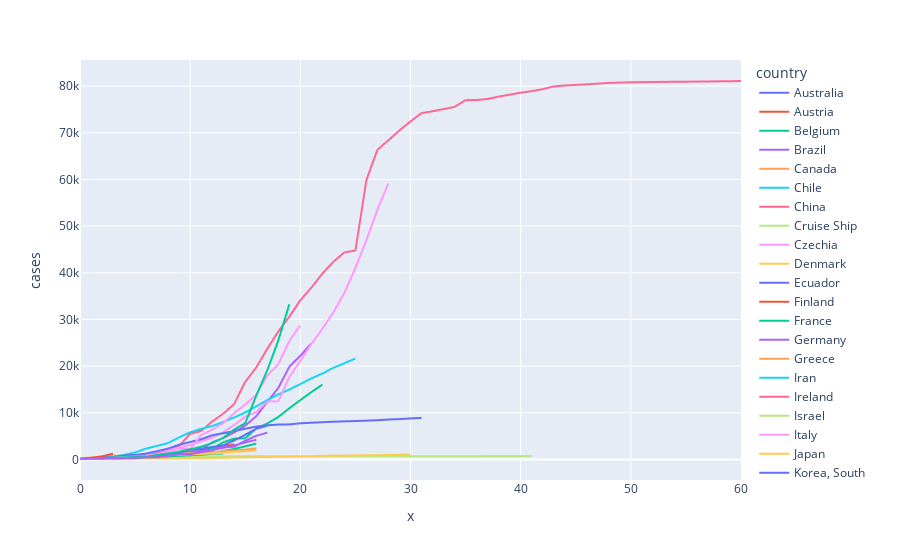

Source (notebook cell):
### Code cell
fig = px.line(dfmelt, x=dfmelt.index, y="cases", color='country')#,log_y=True)
fig.show()
fig.write_html("infections_aligned.html")

### Figure 1 — Plotly figure (JSON) as saved in the notebook; plotly's stock layout.template omitted (floating-point values rounded to 4 significant figures)
{"data": [{"hoverlabel": {"namelength": 0}, "hovertemplate": "country=Australia<br>x=%{x}<br>cases=%{y}", "legendgroup": "Australia", "line": {"color": "#636efa", "dash": "solid"}, "mode": "lines", "name": "Australia", "showlegend": true, "type": "scattergl", "x": [0, 1, 2, 3, 4, 5, 6, 7, 8, 9, 10, 11, 12, 13, 14, 15, 16, 17, 18, 19, 20, 21, 22, 23, 24, 25, 26, 27, 28, 29, 30, 31, 32, 33, 34, 35, 36, 37, 38, 39, 40, 41, 42, 43, 44, 45, 46, 47, 48, 49, 50, 51, 52, 53, 54, 55, 56, 57, 58, 59, 60], "xaxis": "x", "y": [107, 128, 128, 200, 250, 297, 377, 452, 568, 681, 791, 1071, 1314, null, null, null, null, null, null, null, null, null, null, null, null, null, null, null, null, null, null, null, null, null, null, null, null, null, null, null, null, null, null, null, null, null, null, null, null, null, null, null, null, null, null, null, null, null, null, null, null], "yaxis": "y"}, {"hoverlabel": {"namelength": 0}, "hovertemplate": "country=Austria<br>x=%{x}<br>cases=%{y}", "legendgroup": "Austria", "line": {"color": "#EF553B", "dash": "solid"}, "mode": "lines", "name": "Austria", "showlegend": true, "type": "scattergl", "x": [0, 1, 2, 3, 4, 5, 6, 7, 8, 9, 10, 11, 12, 13, 14, 15, 16, 17, 18, 19, 20, 21, 22, 23, 24, 25, 26, 27, 28, 29, 30, 31, 32, 33, 34, 35, 36, 37, 38, 39, 40, 41, 42, 43, 44, 45, 46, 47, 48, 49, 50, 51, 52, 53, 54, 55, 56, 57, 58, 59, 60], "xaxis": "x", "y": [104, 131, 182, 246, 302, 504, 655, 860, 1018, 1332, 1646, 2013, 2388, 2814, 3244, null, null, null, null, null, null, null, null, null, null, null, null, null, null, null, null, null, null, null, null, null, null, null, null, null, null, null, null, null, null, null, null, null, null, null, null, null, null, null, null, null, null, null, null, null, null], "yaxis": "y"}, {"hoverlabel": {"namelength": 0}, "hovertemplate": "country=Belgium<br>x=%{x}<br>cases=%{y}", "legendgroup": "Belgium", "line": {"color": "#00cc96", "dash": "solid"}, "mode": "lines", "name": "Belgium", "showlegend": true, "type": "scattergl", "x": [0, 1, 2, 3, 4, 5, 6, 7, 8, 9, 10, 11, 12, 13, 14, 15, 16, 17, 18, 19, 20, 21, 22, 23, 24, 25, 26, 27, 28, 29, 30, 31, 32, 33, 34, 35, 36, 37, 38, 39, 40, 41, 42, 43, 44, 45, 46, 47, 48, 49, 50, 51, 52, 53, 54, 55, 56, 57, 58, 59, 60], "xaxis": "x", "y": [109, 169, 200, 239, 267, 314, 314, 559, 689, 886, 1058, 1243, 1486, 1795, 2257, 2815, 3401, null, null, null, null, null, null, null, null, null, null, null, null, null, null, null, null, null, null, null, null, null, null, null, null, null, null, null, null, null, null, null, null, null, null, null, null, null, null, null, null, null, null, null, null], "yaxis": "y"}, {"hoverlabel": {"namelength": 0}, "hovertemplate": "country=Brazil<br>x=%{x}<br>cases=%{y}", "legendgroup": "Brazil", "line": {"color": "#ab63fa", "dash": "solid"}, "mode": "lines", "name": "Brazil", "showlegend": true, "type": "scattergl", "x": [0, 1, 2, 3, 4, 5, 6, 7, 8, 9, 10, 11, 12, 13, 14, 15, 16, 17, 18, 19, 20, 21, 22, 23, 24, 25, 26, 27, 28, 29, 30, 31, 32, 33, 34, 35, 36, 37, 38, 39, 40, 41, 42, 43, 44, 45, 46, 47, 48, 49, 50, 51, 52, 53, 54, 55, 56, 57, 58, 59, 60], "xaxis": "x", "y": [151, 151, 162, 200, 321, 372, 621, 793, 1021, 1593, null, null, null, null, null, null, null, null, null, null, null, null, null, null, null, null, null, null, null, null, null, null, null, null, null, null, null, null, null, null, null, null, null, null, null, null, null, null, null, null, null, null, null, null, null, null, null, null, null, null, null], "yaxis": "y"}, {"hoverlabel": {"namelength": 0}, "hovertemplate": "country=Canada<br>x=%{x}<br>cases=%{y}", "legendgroup": "Canada", "line": {"color": "#FFA15A", "dash": "solid"}, "mode": "lines", "name": "Canada", "showlegend": true, "type": "scattergl", "x": [0, 1, 2, 3, 4, 5, 6, 7, 8, 9, 10, 11, 12, 13, 14, 15, 16, 17, 18, 19, 20, 21, 22, 23, 24, 25, 26, 27, 28, 29, 30, 31, 32, 33, 34, 35, 36, 37, 38, 39, 40, 41, 42, 43, 44, 45, 46, 47, 48, 49, 50, 51, 52, 53, 54, 55, 56, 57, 58, 59, 60], "xaxis": "x", "y": [108, 117, 193, 198, 252, 415, 478, 657, 800, 943, 1278, 1465, null, null, null, null, null, null, null, null, null, null, null, null, null, null, null, null, null, null, null, null, null, null, null, null, null, null, null, null, null, null, null, null, null, null, null, null, null, null, null, null, null, null, null, null, null, null, null, null, null], "yaxis": "y"}, {"hoverlabel": {"namelength": 0}, "hovertemplate": "country=Chile<br>x=%{x}<br>cases=%{y}", "legendgroup": "Chile", "line": {"color": "#19d3f3", "dash": "solid"}, "mode": "lines", "name": "Chile", "showlegend": true, "type": "scattergl", "x": [0, 1, 2, 3, 4, 5, 6, 7, 8, 9, 10, 11, 12, 13, 14, 15, 16, 17, 18, 19, 20, 21, 22, 23, 24, 25, 26, 27, 28, 29, 30, 31, 32, 33, 34, 35, 36, 37, 38, 39, 40, 41, 42, 43, 44, 45, 46, 47, 48, 49, 50, 51, 52, 53, 54, 55, 56, 57, 58, 59, 60], "xaxis": "x", "y": [155, 201, 238, 238, 434, 537, 632, null, null, null, null, null, null, null, null, null, null, null, null, null, null, null, null, null, null, null, null, null, null, null, null, null, null, null, null, null, null, null, null, null, null, null, null, null, null, null, null, null, null, null, null, null, null, null, null, null, null, null, null, null, null], "yaxis": "y"}, {"hoverlabel": {"namelength": 0}, "hovertemplate": "country=China<br>x=%{x}<br>cases=%{y}", "legendgroup": "China", "line": {"color": "#FF6692", "dash": "solid"}, "mode": "lines", "name": "China", "showlegend": true, "type": "scattergl", "x": [0, 1, 2, 3, 4, 5, 6, 7, 8, 9, 10, 11, 12, 13, 14, 15, 16, 17, 18, 19, 20, 21, 22, 23, 24, 25, 26, 27, 28, 29, 30, 31, 32, 33, 34, 35, 36, 37, 38, 39, 40, 41, 42, 43, 44, 45, 46, 47, 48, 49, 50, 51, 52, 53, 54, 55, 56, 57, 58, 59, 60], "xaxis": "x", "y": [null, null, null, null, 548, 643, 920, 1406, 2075, 2877, 5509, 6087, 8141, 9802, 11891, 16630, 19716, 23707, 27440, 30587, 34110, 36814, 39829, 42354, 44386, 44759, 59895, 66358, 68413, 70513, 72434, 74211, 74619, 75077, 75550, 77001, 77022, 77241, 77754, 78166, 78600, 78928, 79356, 79932, 80136, 80261, 80386, 80537, 80690, 80770, 80823, 80860, 80887, 80921, 80932, 80945, 80977, 81003, 81033, 81058, 81102], "yaxis": "y"}, {"hoverlabel": {"namelength": 0}, "hovertemplate": "country=Cruise Ship<br>x=%{x}<br>cases=%{y}", "legendgroup": "Cruise Ship", "line": {"color": "#B6E880", "dash": "solid"}, "mode": "lines", "name": "Cruise Ship", "showlegend": true, "type": "scattergl", "x": [0, 1, 2, 3, 4, 5, 6, 7, 8, 9, 10, 11, 12, 13, 14, 15, 16, 17, 18, 19, 20, 21, 22, 23, 24, 25, 26, 27, 28, 29, 30, 31, 32, 33, 34, 35, 36, 37, 38, 39, 40, 41, 42, 43, 44, 45, 46, 47, 48, 49, 50, 51, 52, 53, 54, 55, 56, 57, 58, 59, 60], "xaxis": "x", "y": [135, 135, 175, 175, 218, 285, 355, 454, 542, 621, 634, 634, 634, 691, 691, 691, 705, 705, 705, 705, 705, 705, 706, 706, 706, 696, 696, 696, 696, 696, 696, 696, 696, 696, 696, 696, 696, 712, 712, 712, 712, 712, null, null, null, null, null, null, null, null, null, null, null, null, null, null, null, null, null, null, null], "yaxis": "y"}, {"hoverlabel": {"namelength": 0}, "hovertemplate": "country=Czechia<br>x=%{x}<br>cases=%{y}", "legendgroup": "Czechia", "line": {"color": "#FF97FF", "dash": "solid"}, "mode": "lines", "name": "Czechia", "showlegend": true, "type": "scattergl", "x": [0, 1, 2, 3, 4, 5, 6, 7, 8, 9, 10, 11, 12, 13, 14, 15, 16, 17, 18, 19, 20, 21, 22, 23, 24, 25, 26, 27, 28, 29, 30, 31, 32, 33, 34, 35, 36, 37, 38, 39, 40, 41, 42, 43, 44, 45, 46, 47, 48, 49, 50, 51, 52, 53, 54, 55, 56, 57, 58, 59, 60], "xaxis": "x", "y": [141, 189, 253, 298, 396, 464, 694, 833, 995, 1120, null, null, null, null, null, null, null, null, null, null, null, null, null, null, null, null, null, null, null, null, null, null, null, null, null, null, null, null, null, null, null, null, null, null, null, null, null, null, null, null, null, null, null, null, null, null, null, null, null, null, null], "yaxis": "y"}, {"hoverlabel": {"namelength": 0}, "hovertemplate": "country=Denmark<br>x=%{x}<br>cases=%{y}", "legendgroup": "Denmark", "line": {"color": "#FECB52", "dash": "solid"}, "mode": "lines", "name": "Denmark", "showlegend": true, "type": "scattergl", "x": [0, 1, 2, 3, 4, 5, 6, 7, 8, 9, 10, 11, 12, 13, 14, 15, 16, 17, 18, 19, 20, 21, 22, 23, 24, 25, 26, 27, 28, 29, 30, 31, 32, 33, 34, 35, 36, 37, 38, 39, 40, 41, 42, 43, 44, 45, 46, 47, 48, 49, 50, 51, 52, 53, 54, 55, 56, 57, 58, 59, 60], "xaxis": "x", "y": [264, 444, 617, 804, 836, 875, 933, 1025, 1116, 1225, 1337, 1420, 1514, null, null, null, null, null, null, null, null, null, null, null, null, null, null, null, null, null, null, null, null, null, null, null, null, null, null, null, null, null, null, null, null, null, null, null, null, null, null, null, null, null, null, null, null, null, null, null, null], "yaxis": "y"}, {"hoverlabel": {"namelength": 0}, "hovertemplate": "country=Ecuador<br>x=%{x}<br>cases=%{y}", "legendgroup": "Ecuador", "line": {"color": "#636efa", "dash": "solid"}, "mode": "lines", "name": "Ecuador", "showlegend": true, "type": "scattergl", "x": [0, 1, 2, 3, 4, 5, 6, 7, 8, 9, 10, 11, 12, 13, 14, 15, 16, 17, 18, 19, 20, 21, 22, 23, 24, 25, 26, 27, 28, 29, 30, 31, 32, 33, 34, 35, 36, 37, 38, 39, 40, 41, 42, 43, 44, 45, 46, 47, 48, 49, 50, 51, 52, 53, 54, 55, 56, 57, 58, 59, 60], "xaxis": "x", "y": [111, 199, 367, 506, 789, null, null, null, null, null, null, null, null, null, null, null, null, null, null, null, null, null, null, null, null, null, null, null, null, null, null, null, null, null, null, null, null, null, null, null, null, null, null, null, null, null, null, null, null, null, null, null, null, null, null, null, null, null, null, null, null], "yaxis": "y"}, {"hoverlabel": {"namelength": 0}, "hovertemplate": "country=Finland<br>x=%{x}<br>cases=%{y}", "legendgroup": "Finland", "line": {"color": "#EF553B", "dash": "solid"}, "mode": "lines", "name": "Finland", "showlegend": true, "type": "scattergl", "x": [0, 1, 2, 3, 4, 5, 6, 7, 8, 9, 10, 11, 12, 13, 14, 15, 16, 17, 18, 19, 20, 21, 22, 23, 24, 25, 26, 27, 28, 29, 30, 31, 32, 33, 34, 35, 36, 37, 38, 39, 40, 41, 42, 43, 44, 45, 46, 47, 48, 49, 50, 51, 52, 53, 54, 55, 56, 57, 58, 59, 60], "xaxis": "x", "y": [155, 225, 244, 277, 321, 336, 400, 450, 523, 626, null, null, null, null, null, null, null, null, null, null, null, null, null, null, null, null, null, null, null, null, null, null, null, null, null, null, null, null, null, null, null, null, null, null, null, null, null, null, null, null, null, null, null, null, null, null, null, null, null, null, null], "yaxis": "y"}, {"hoverlabel": {"namelength": 0}, "hovertemplate": "country=France<br>x=%{x}<br>cases=%{y}", "legendgroup": "France", "line": {"color": "#00cc96", "dash": "solid"}, "mode": "lines", "name": "France", "showlegend": true, "type": "scattergl", "x": [0, 1, 2, 3, 4, 5, 6, 7, 8, 9, 10, 11, 12, 13, 14, 15, 16, 17, 18, 19, 20, 21, 22, 23, 24, 25, 26, 27, 28, 29, 30, 31, 32, 33, 34, 35, 36, 37, 38, 39, 40, 41, 42, 43, 44, 45, 46, 47, 48, 49, 50, 51, 52, 53, 54, 55, 56, 57, 58, 59, 60], "xaxis": "x", "y": [100, 130, 191, 204, 288, 380, 656, 957, 1134, 1217, 1792, 2290, 2290, 3678, 4487, 4523, 6668, 7699, 9105, 10947, 12726, 14431, 16044, null, null, null, null, null, null, null, null, null, null, null, null, null, null, null, null, null, null, null, null, null, null, null, null, null, null, null, null, null, null, null, null, null, null, null, null, null, null], "yaxis": "y"}, {"hoverlabel": {"namelength": 0}, "hovertemplate": "country=Germany<br>x=%{x}<br>cases=%{y}", "legendgroup": "Germany", "line": {"color": "#ab63fa", "dash": "solid"}, "mode": "lines", "name": "Germany", "showlegend": true, "type": "scattergl", "x": [0, 1, 2, 3, 4, 5, 6, 7, 8, 9, 10, 11, 12, 13, 14, 15, 16, 17, 18, 19, 20, 21, 22, 23, 24, 25, 26, 27, 28, 29, 30, 31, 32, 33, 34, 35, 36, 37, 38, 39, 40, 41, 42, 43, 44, 45, 46, 47, 48, 49, 50, 51, 52, 53, 54, 55, 56, 57, 58, 59, 60], "xaxis": "x", "y": [130, 159, 196, 262, 482, 670, 799, 1040, 1176, 1457, 1908, 2078, 3675, 4585, 5795, 7272, 9257, 12327, 15320, 19848, 22213, 24873, null, null, null, null, null, null, null, null, null, null, null, null, null, null, null, null, null, null, null, null, null, null, null, null, null, null, null, null, null, null, null, null, null, null, null, null, null, null, null], "yaxis": "y"}, {"hoverlabel": {"namelength": 0}, "hovertemplate": "country=Greece<br>x=%{x}<br>cases=%{y}", "legendgroup": "Greece", "line": {"color": "#FFA15A", "dash": "solid"}, "mode": "lines", "name": "Greece", "showlegend": true, "type": "scattergl", "x": [0, 1, 2, 3, 4, 5, 6, 7, 8, 9, 10, 11, 12, 13, 14, 15, 16, 17, 18, 19, 20, 21, 22, 23, 24, 25, 26, 27, 28, 29, 30, 31, 32, 33, 34, 35, 36, 37, 38, 39, 40, 41, 42, 43, 44, 45, 46, 47, 48, 49, 50, 51, 52, 53, 54, 55, 56, 57, 58, 59, 60], "xaxis": "x", "y": [190, 228, 331, 331, 387, 418, 418, 495, 530, 624, null, null, null, null, null, null, null, null, null, null, null, null, null, null, null, null, null, null, null, null, null, null, null, null, null, null, null, null, null, null, null, null, null, null, null, null, null, null, null, null, null, null, null, null, null, null, null, null, null, null, null], "yaxis": "y"}, {"hoverlabel": {"namelength": 0}, "hovertemplate": "country=Iran<br>x=%{x}<br>cases=%{y}", "legendgroup": "Iran", "line": {"color": "#19d3f3", "dash": "solid"}, "mode": "lines", "name": "Iran", "showlegend": true, "type": "scattergl", "x": [0, 1, 2, 3, 4, 5, 6, 7, 8, 9, 10, 11, 12, 13, 14, 15, 16, 17, 18, 19, 20, 21, 22, 23, 24, 25, 26, 27, 28, 29, 30, 31, 32, 33, 34, 35, 36, 37, 38, 39, 40, 41, 42, 43, 44, 45, 46, 47, 48, 49, 50, 51, 52, 53, 54, 55, 56, 57, 58, 59, 60], "xaxis": "x", "y": [139, 245, 388, 593, 978, 1501, 2336, 2922, 3513, 4747, 5823, 6566, 7161, 8042, 9000, 10075, 11364, 12729, 13938, 14991, 16169, 17361, 18407, 19644, 20610, 21638, null, null, null, null, null, null, null, null, null, null, null, null, null, null, null, null, null, null, null, null, null, null, null, null, null, null, null, null, null, null, null, null, null, null, null], "yaxis": "y"}, {"hoverlabel": {"namelength": 0}, "hovertemplate": "country=Ireland<br>x=%{x}<br>cases=%{y}", "legendgroup": "Ireland", "line": {"color": "#FF6692", "dash": "solid"}, "mode": "lines", "name": "Ireland", "showlegend": true, "type": "scattergl", "x": [0, 1, 2, 3, 4, 5, 6, 7, 8, 9, 10, 11, 12, 13, 14, 15, 16, 17, 18, 19, 20, 21, 22, 23, 24, 25, 26, 27, 28, 29, 30, 31, 32, 33, 34, 35, 36, 37, 38, 39, 40, 41, 42, 43, 44, 45, 46, 47, 48, 49, 50, 51, 52, 53, 54, 55, 56, 57, 58, 59, 60], "xaxis": "x", "y": [129, 129, 169, 223, 292, 557, 683, 785, 906, null, null, null, null, null, null, null, null, null, null, null, null, null, null, null, null, null, null, null, null, null, null, null, null, null, null, null, null, null, null, null, null, null, null, null, null, null, null, null, null, null, null, null, null, null, null, null, null, null, null, null, null], "yaxis": "y"}, {"hoverlabel": {"namelength": 0}, "hovertemplate": "country=Israel<br>x=%{x}<br>cases=%{y}", "legendgroup": "Israel", "line": {"color": "#B6E880", "dash": "solid"}, "mode": "lines", "name": "Israel", "showlegend": true, "type": "scattergl", "x": [0, 1, 2, 3, 4, 5, 6, 7, 8, 9, 10, 11, 12, 13, 14, 15, 16, 17, 18, 19, 20, 21, 22, 23, 24, 25, 26, 27, 28, 29, 30, 31, 32, 33, 34, 35, 36, 37, 38, 39, 40, 41, 42, 43, 44, 45, 46, 47, 48, 49, 50, 51, 52, 53, 54, 55, 56, 57, 58, 59, 60], "xaxis": "x", "y": [109, 131, 161, 193, 251, 255, 337, 433, 677, 705, 883, 1071, null, null, null, null, null, null, null, null, null, null, null, null, null, null, null, null, null, null, null, null, null, null, null, null, null, null, null, null, null, null, null, null, null, null, null, null, null, null, null, null, null, null, null, null, null, null, null, null, null], "yaxis": "y"}, {"hoverlabel": {"namelength": 0}, "hovertemplate": "country=Italy<br>x=%{x}<br>cases=%{y}", "legendgroup": "Italy", "line": {"color": "#FF97FF", "dash": "solid"}, "mode": "lines", "name": "Italy", "showlegend": true, "type": "scattergl", "x": [0, 1, 2, 3, 4, 5, 6, 7, 8, 9, 10, 11, 12, 13, 14, 15, 16, 17, 18, 19, 20, 21, 22, 23, 24, 25, 26, 27, 28, 29, 30, 31, 32, 33, 34, 35, 36, 37, 38, 39, 40, 41, 42, 43, 44, 45, 46, 47, 48, 49, 50, 51, 52, 53, 54, 55, 56, 57, 58, 59, 60], "xaxis": "x", "y": [155, 229, 322, 453, 655, 888, 1128, 1694, 2036, 2502, 3089, 3858, 4636, 5883, 7375, 9172, 10149, 12462, 12462, 17660, 21157, 24747, 27980, 31506, 35713, 41035, 47021, 53578, 59138, null, null, null, null, null, null, null, null, null, null, null, null, null, null, null, null, null, null, null, null, null, null, null, null, null, null, null, null, null, null, null, null], "yaxis": "y"}, {"hoverlabel": {"namelength": 0}, "hovertemplate": "country=Japan<br>x=%{x}<br>cases=%{y}", "legendgroup": "Japan", "line": {"color": "#FECB52", "dash": "solid"}, "mode": "lines", "name": "Japan", "showlegend": true, "type": "scattergl", "x": [0, 1, 2, 3, 4, 5, 6, 7, 8, 9, 10, 11, 12, 13, 14, 15, 16, 17, 18, 19, 20, 21, 22, 23, 24, 25, 26, 27, 28, 29, 30, 31, 32, 33, 34, 35, 36, 37, 38, 39, 40, 41, 42, 43, 44, 45, 46, 47, 48, 49, 50, 51, 52, 53, 54, 55, 56, 57, 58, 59, 60], "xaxis": "x", "y": [105, 122, 147, 159, 170, 189, 214, 228, 241, 256, 274, 293, 331, 360, 420, 461, 502, 511, 581, 639, 639, 701, 773, 839, 825, 878, 889, 924, 963, 1007, 1086, null, null, null, null, null, null, null, null, null, null, null, null, null, null, null, null, null, null, null, null, null, null, null, null, null, null, null, null, null, null], "yaxis": "y"}, {"hoverlabel": {"namelength": 0}, "hovertemplate": "country=Korea, South<br>x=%{x}<br>cases=%{y}", "legendgroup": "Korea, South", "line": {"color": "#636efa", "dash": "solid"}, "mode": "lines", "name": "Korea, South", "showlegend": true, "type": "scattergl", "x": [0, 1, 2, 3, 4, 5, 6, 7, 8, 9, 10, 11, 12, 13, 14, 15, 16, 17, 18, 19, 20, 21, 22, 23, 24, 25, 26, 27, 28, 29, 30, 31, 32, 33, 34, 35, 36, 37, 38, 39, 40, 41, 42, 43, 44, 45, 46, 47, 48, 49, 50, 51, 52, 53, 54, 55, 56, 57, 58, 59, 60], "xaxis": "x", "y": [104, 204, 433, 602, 833, 977, 1261, 1766, 2337, 3150, 3736, 4335, 5186, 5621, 6088, 6593, 7041, 7314, 7478, 7513, 7755, 7869, 7979, 8086, 8162, 8236, 8320, 8413, 8565, 8652, 8799, 8897, null, null, null, null, null, null, null, null, null, null, null, null, null, null, null, null, null, null, null, null, null, null, null, null, null, null, null, null, null], "yaxis": "y"}, {"hoverlabel": {"namelength": 0}, "hovertemplate": "country=Luxembourg<br>x=%{x}<br>cases=%{y}", "legendgroup": "Luxembourg", "line": {"color": "#EF553B", "dash": "solid"}, "mode": "lines", "name": "Luxembourg", "showlegend": true, "type": "scattergl", "x": [0, 1, 2, 3, 4, 5, 6, 7, 8, 9, 10, 11, 12, 13, 14, 15, 16, 17, 18, 19, 20, 21, 22, 23, 24, 25, 26, 27, 28, 29, 30, 31, 32, 33, 34, 35, 36, 37, 38, 39, 40, 41, 42, 43, 44, 45, 46, 47, 48, 49, 50, 51, 52, 53, 54, 55, 56, 57, 58, 59, 60], "xaxis": "x", "y": [140, 203, 335, 484, 670, 798, null, null, null, null, null, null, null, null, null, null, null, null, null, null, null, null, null, null, null, null, null, null, null, null, null, null, null, null, null, null, null, null, null, null, null, null, null, null, null, null, null, null, null, null, null, null, null, null, null, null, null, null, null, null, null], "yaxis": "y"}, {"hoverlabel": {"namelength": 0}, "hovertemplate": "country=Malaysia<br>x=%{x}<br>cases=%{y}", "legendgroup": "Malaysia", "line": {"color": "#00cc96", "dash": "solid"}, "mode": "lines", "name": "Malaysia", "showlegend": true, "type": "scattergl", "x": [0, 1, 2, 3, 4, 5, 6, 7, 8, 9, 10, 11, 12, 13, 14, 15, 16, 17, 18, 19, 20, 21, 22, 23, 24, 25, 26, 27, 28, 29, 30, 31, 32, 33, 34, 35, 36, 37, 38, 39, 40, 41, 42, 43, 44, 45, 46, 47, 48, 49, 50, 51, 52, 53, 54, 55, 56, 57, 58, 59, 60], "xaxis": "x", "y": [117, 129, 149, 149, 197, 238, 428, 566, 673, 790, 900, 1030, 1183, 1306, null, null, null, null, null, null, null, null, null, null, null, null, null, null, null, null, null, null, null, null, null, null, null, null, null, null, null, null, null, null, null, null, null, null, null, null, null, null, null, null, null, null, null, null, null, null, null], "yaxis": "y"}, {"hoverlabel": {"namelength": 0}, "hovertemplate": "country=Netherlands<br>x=%{x}<br>cases=%{y}", "legendgroup": "Netherlands", "line": {"color": "#ab63fa", "dash": "solid"}, "mode": "lines", "name": "Netherlands", "showlegend": true, "type": "scattergl", "x": [0, 1, 2, 3, 4, 5, 6, 7, 8, 9, 10, 11, 12, 13, 14, 15, 16, 17, 18, 19, 20, 21, 22, 23, 24, 25, 26, 27, 28, 29, 30, 31, 32, 33, 34, 35, 36, 37, 38, 39, 40, 41, 42, 43, 44, 45, 46, 47, 48, 49, 50, 51, 52, 53, 54, 55, 56, 57, 58, 59, 60], "xaxis": "x", "y": [128, 188, 265, 321, 382, 503, 503, 806, 962, 1138, 1416, 1711, 2058, 2467, 3003, 3640, 4216, null, null, null, null, null, null, null, null, null, null, null, null, null, null, null, null, null, null, null, null, null, null, null, null, null, null, null, null, null, null, null, null, null, null, null, null, null, null, null, null, null, null, null, null], "yaxis": "y"}, {"hoverlabel": {"namelength": 0}, "hovertemplate": "country=Norway<br>x=%{x}<br>cases=%{y}", "legendgroup": "Norway", "line": {"color": "#FFA15A", "dash": "solid"}, "mode": "lines", "name": "Norway", "showlegend": true, "type": "scattergl", "x": [0, 1, 2, 3, 4, 5, 6, 7, 8, 9, 10, 11, 12, 13, 14, 15, 16, 17, 18, 19, 20, 21, 22, 23, 24, 25, 26, 27, 28, 29, 30, 31, 32, 33, 34, 35, 36, 37, 38, 39, 40, 41, 42, 43, 44, 45, 46, 47, 48, 49, 50, 51, 52, 53, 54, 55, 56, 57, 58, 59, 60], "xaxis": "x", "y": [108, 147, 176, 205, 400, 598, 702, 996, 1090, 1221, 1333, 1463, 1550, 1746, 1914, 2118, 2383, null, null, null, null, null, null, null, null, null, null, null, null, null, null, null, null, null, null, null, null, null, null, null, null, null, null, null, null, null, null, null, null, null, null, null, null, null, null, null, null, null, null, null, null], "yaxis": "y"}, {"hoverlabel": {"namelength": 0}, "hovertemplate": "country=Pakistan<br>x=%{x}<br>cases=%{y}", "legendgroup": "Pakistan", "line": {"color": "#19d3f3", "dash": "solid"}, "mode": "lines", "name": "Pakistan", "showlegend": true, "type": "scattergl", "x": [0, 1, 2, 3, 4, 5, 6, 7, 8, 9, 10, 11, 12, 13, 14, 15, 16, 17, 18, 19, 20, 21, 22, 23, 24, 25, 26, 27, 28, 29, 30, 31, 32, 33, 34, 35, 36, 37, 38, 39, 40, 41, 42, 43, 44, 45, 46, 47, 48, 49, 50, 51, 52, 53, 54, 55, 56, 57, 58, 59, 60], "xaxis": "x", "y": [136, 236, 299, 454, 501, 730, 776, null, null, null, null, null, null, null, null, null, null, null, null, null, null, null, null, null, null, null, null, null, null, null, null, null, null, null, null, null, null, null, null, null, null, null, null, null, null, null, null, null, null, null, null, null, null, null, null, null, null, null, null, null, null], "yaxis": "y"}, {"hoverlabel": {"namelength": 0}, "hovertemplate": "country=Poland<br>x=%{x}<br>cases=%{y}", "legendgroup": "Poland", "line": {"color": "#FF6692", "dash": "solid"}, "mode": "lines", "name": "Poland", "showlegend": true, "type": "scattergl", "x": [0, 1, 2, 3, 4, 5, 6, 7, 8, 9, 10, 11, 12, 13, 14, 15, 16, 17, 18, 19, 20, 21, 22, 23, 24, 25, 26, 27, 28, 29, 30, 31, 32, 33, 34, 35, 36, 37, 38, 39, 40, 41, 42, 43, 44, 45, 46, 47, 48, 49, 50, 51, 52, 53, 54, 55, 56, 57, 58, 59, 60], "xaxis": "x", "y": [103, 119, 177, 238, 251, 355, 425, 536, 634, null, null, null, null, null, null, null, null, null, null, null, null, null, null, null, null, null, null, null, null, null, null, null, null, null, null, null, null, null, null, null, null, null, null, null, null, null, null, null, null, null, null, null, null, null, null, null, null, null, null, null, null], "yaxis": "y"}, {"hoverlabel": {"namelength": 0}, "hovertemplate": "country=Portugal<br>x=%{x}<br>cases=%{y}", "legendgroup": "Portugal", "line": {"color": "#B6E880", "dash": "solid"}, "mode": "lines", "name": "Portugal", "showlegend": true, "type": "scattergl", "x": [0, 1, 2, 3, 4, 5, 6, 7, 8, 9, 10, 11, 12, 13, 14, 15, 16, 17, 18, 19, 20, 21, 22, 23, 24, 25, 26, 27, 28, 29, 30, 31, 32, 33, 34, 35, 36, 37, 38, 39, 40, 41, 42, 43, 44, 45, 46, 47, 48, 49, 50, 51, 52, 53, 54, 55, 56, 57, 58, 59, 60], "xaxis": "x", "y": [112, 169, 245, 331, 448, 448, 785, 1020, 1280, 1600, null, null, null, null, null, null, null, null, null, null, null, null, null, null, null, null, null, null, null, null, null, null, null, null, null, null, null, null, null, null, null, null, null, null, null, null, null, null, null, null, null, null, null, null, null, null, null, null, null, null, null], "yaxis": "y"}, {"hoverlabel": {"namelength": 0}, "hovertemplate": "country=Spain<br>x=%{x}<br>cases=%{y}", "legendgroup": "Spain", "line": {"color": "#FF97FF", "dash": "solid"}, "mode": "lines", "name": "Spain", "showlegend": true, "type": "scattergl", "x": [0, 1, 2, 3, 4, 5, 6, 7, 8, 9, 10, 11, 12, 13, 14, 15, 16, 17, 18, 19, 20, 21, 22, 23, 24, 25, 26, 27, 28, 29, 30, 31, 32, 33, 34, 35, 36, 37, 38, 39, 40, 41, 42, 43, 44, 45, 46, 47, 48, 49, 50, 51, 52, 53, 54, 55, 56, 57, 58, 59, 60], "xaxis": "x", "y": [120, 165, 222, 259, 400, 500, 673, 1073, 1695, 2277, 2277, 5232, 6391, 7798, 9942, 11748, 13910, 17963, 20410, 25374, 28768, null, null, null, null, null, null, null, null, null, null, null, null, null, null, null, null, null, null, null, null, null, null, null, null, null, null, null, null, null, null, null, null, null, null, null, null, null, null, null, null], "yaxis": "y"}, {"hoverlabel": {"namelength": 0}, "hovertemplate": "country=Sweden<br>x=%{x}<br>cases=%{y}", "legendgroup": "Sweden", "line": {"color": "#FECB52", "dash": "solid"}, "mode": "lines", "name": "Sweden", "showlegend": true, "type": "scattergl", "x": [0, 1, 2, 3, 4, 5, 6, 7, 8, 9, 10, 11, 12, 13, 14, 15, 16, 17, 18, 19, 20, 21, 22, 23, 24, 25, 26, 27, 28, 29, 30, 31, 32, 33, 34, 35, 36, 37, 38, 39, 40, 41, 42, 43, 44, 45, 46, 47, 48, 49, 50, 51, 52, 53, 54, 55, 56, 57, 58, 59, 60], "xaxis": "x", "y": [101, 161, 203, 248, 355, 500, 599, 814, 961, 1022, 1103, 1190, 1279, 1439, 1639, 1763, 1934, null, null, null, null, null, null, null, null, null, null, null, null, null, null, null, null, null, null, null, null, null, null, null, null, null, null, null, null, null, null, null, null, null, null, null, null, null, null, null, null, null, null, null, null], "yaxis": "y"}, {"hoverlabel": {"namelength": 0}, "hovertemplate": "country=Switzerland<br>x=%{x}<br>cases=%{y}", "legendgroup": "Switzerland", "line": {"color": "#636efa", "dash": "solid"}, "mode": "lines", "name": "Switzerland", "showlegend": true, "type": "scattergl", "x": [0, 1, 2, 3, 4, 5, 6, 7, 8, 9, 10, 11, 12, 13, 14, 15, 16, 17, 18, 19, 20, 21, 22, 23, 24, 25, 26, 27, 28, 29, 30, 31, 32, 33, 34, 35, 36, 37, 38, 39, 40, 41, 42, 43, 44, 45, 46, 47, 48, 49, 50, 51, 52, 53, 54, 55, 56, 57, 58, 59, 60], "xaxis": "x", "y": [114, 214, 268, 337, 374, 491, 652, 652, 1139, 1359, 2200, 2200, 2700, 3028, 4075, 5294, 6575, 7245, null, null, null, null, null, null, null, null, null, null, null, null, null, null, null, null, null, null, null, null, null, null, null, null, null, null, null, null, null, null, null, null, null, null, null, null, null, null, null, null, null, null, null], "yaxis": "y"}, {"hoverlabel": {"namelength": 0}, "hovertemplate": "country=Turkey<br>x=%{x}<br>cases=%{y}", "legendgroup": "Turkey", "line": {"color": "#EF553B", "dash": "solid"}, "mode": "lines", "name": "Turkey", "showlegend": true, "type": "scattergl", "x": [0, 1, 2, 3, 4, 5, 6, 7, 8, 9, 10, 11, 12, 13, 14, 15, 16, 17, 18, 19, 20, 21, 22, 23, 24, 25, 26, 27, 28, 29, 30, 31, 32, 33, 34, 35, 36, 37, 38, 39, 40, 41, 42, 43, 44, 45, 46, 47, 48, 49, 50, 51, 52, 53, 54, 55, 56, 57, 58, 59, 60], "xaxis": "x", "y": [192, 359, 670, 1236, null, null, null, null, null, null, null, null, null, null, null, null, null, null, null, null, null, null, null, null, null, null, null, null, null, null, null, null, null, null, null, null, null, null, null, null, null, null, null, null, null, null, null, null, null, null, null, null, null, null, null, null, null, null, null, null, null], "yaxis": "y"}, {"hoverlabel": {"namelength": 0}, "hovertemplate": "country=US<br>x=%{x}<br>cases=%{y}", "legendgroup": "US", "line": {"color": "#00cc96", "dash": "solid"}, "mode": "lines", "name": "US", "showlegend": true, "type": "scattergl", "x": [0, 1, 2, 3, 4, 5, 6, 7, 8, 9, 10, 11, 12, 13, 14, 15, 16, 17, 18, 19, 20, 21, 22, 23, 24, 25, 26, 27, 28, 29, 30, 31, 32, 33, 34, 35, 36, 37, 38, 39, 40, 41, 42, 43, 44, 45, 46, 47, 48, 49, 50, 51, 52, 53, 54, 55, 56, 57, 58, 59, 60], "xaxis": "x", "y": [118, 149, 217, 262, 402, 518, 583, 959, 1281, 1663, 2179, 2727, 3499, 4632, 6421, 7783, 13677, 19100, 25489, 33276, null, null, null, null, null, null, null, null, null, null, null, null, null, null, null, null, null, null, null, null, null, null, null, null, null, null, null, null, null, null, null, null, null, null, null, null, null, null, null, null, null], "yaxis": "y"}, {"hoverlabel": {"namelength": 0}, "hovertemplate": "country=United Kingdom<br>x=%{x}<br>cases=%{y}", "legendgroup": "United Kingdom", "line": {"color": "#ab63fa", "dash": "solid"}, "mode": "lines", "name": "United Kingdom", "showlegend": true, "type": "scattergl", "x": [0, 1, 2, 3, 4, 5, 6, 7, 8, 9, 10, 11, 12, 13, 14, 15, 16, 17, 18, 19, 20, 21, 22, 23, 24, 25, 26, 27, 28, 29, 30, 31, 32, 33, 34, 35, 36, 37, 38, 39, 40, 41, 42, 43, 44, 45, 46, 47, 48, 49, 50, 51, 52, 53, 54, 55, 56, 57, 58, 59, 60], "xaxis": "x", "y": [116, 164, 207, 274, 322, 384, 459, 459, 802, 1144, 1145, 1551, 1960, 2642, 2716, 4014, 5067, 5741, null, null, null, null, null, null, null, null, null, null, null, null, null, null, null, null, null, null, null, null, null, null, null, null, null, null, null, null, null, null, null, null, null, null, null, null, null, null, null, null, null, null, null], "yaxis": "y"}], "layout": {"legend": {"title": {"text": "country"}, "tracegroupgap": 0}, "margin": {"t": 60}, "xaxis": {"anchor": "y", "domain": [0, 1], "title": {"text": "x"}}, "yaxis": {"anchor": "x", "domain": [0, 1], "title": {"text": "cases"}}}}
